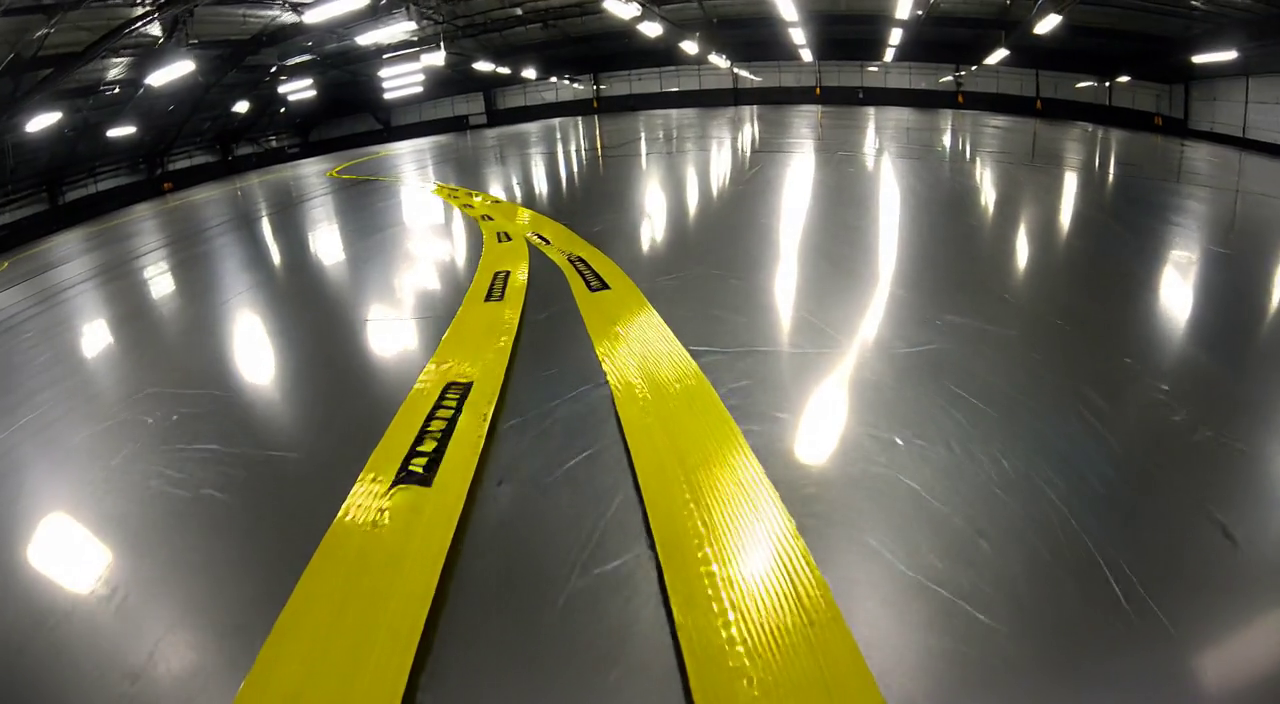
#> input picture frame 9 of videos/path_glare.mp4, 1280 x 704 px, given in place of path_asphalt.mp4, which was not available
$ python create_comparison_video.py
#> lines starting #> are read from the running program, lines starting #| are printed output that depends on the picture; after the words box and inside, x2 and y2 are one past the last pixel; in counts of white or black regions, pixels touching at a corner belong together; pictures that were not available may be replaced by others from this repository, and a replacement may not be noted
import cv2
import numpy as np
import pandas as pd

# Perception constants
YELLOW_LOWER = np.array([15, 100, 100])
YELLOW_UPPER = np.array([35, 255, 255])

# Clean professional color scheme with WHITE background
COLORS = {
    'baseline': (76, 175, 80),      # Material Green (BGR)
    'glare': (255, 152, 0),         # Material Orange (BGR)
    'mars': (156, 39, 176),         # Material Purple (BGR)
    'accent': (33, 150, 243),       # Material Blue (BGR)
    'text_dark': (33, 33, 33),      # Dark gray for text
    'text_light': (255, 255, 255),  # White for text on dark
    'bg_white': (250, 250, 250),    # Off-white background
    'card_bg': (255, 255, 255),     # White cards
    'border': (224, 224, 224),      # Light gray borders
    'detected': (0, 200, 0),        # Green
    'center': (244, 67, 54)         # Red
}


def draw_metric_row(canvas, x, y, width, label, value, color):
    """Draw a single metric row with modern design and proper spacing"""
    row_height = 65  # Generous height for breathing room
    padding_left = 16
    padding_top = 20

    # Background with subtle shadow effect
    cv2.rectangle(canvas, (x, y), (x + width, y + row_height),
                 COLORS['card_bg'], -1)

    # Border with rounded corners effect (simulated with thicker border)
    cv2.rectangle(canvas, (x, y), (x + width, y + row_height),
                 COLORS['border'], 2)

    # Left accent bar (thicker and more prominent)
    cv2.rectangle(canvas, (x, y), (x + 6, y + row_height), color, -1)

    # Label - modern font, medium size, proper weight
    label_y = y + padding_top
    cv2.putText(canvas, label, (x + padding_left, label_y),
               cv2.FONT_HERSHEY_DUPLEX, 0.45, (100, 100, 100), 1, cv2.LINE_AA)

    # Value - larger, bold, clear separation from label
    value_y = y + padding_top + 30  # 30px below label for clear separation
    cv2.putText(canvas, value, (x + padding_left, value_y),
               cv2.FONT_HERSHEY_DUPLEX, 0.75, COLORS['text_dark'], 2, cv2.LINE_AA)

    return row_height


def process_frame_with_detection(frame, scenario_data, frame_idx):
    """Process frame with yellow line detection"""

    if frame_idx < len(scenario_data):
        row = scenario_data.iloc[frame_idx]
        error = row['Error']
        motor_l = row['Motor_L']
        motor_r = row['Motor_R']
        sim_time = row['Time']
    else:
        error = 0.0
        motor_l = 3.0
        motor_r = 3.0
        sim_time = 0.0

    # Convert to HSV and detect yellow
    hsv = cv2.cvtColor(frame, cv2.COLOR_BGR2HSV)
    mask = cv2.inRange(hsv, YELLOW_LOWER, YELLOW_UPPER)

    # Calculate centroid
    moments = cv2.moments(mask)
    h, w = frame.shape[:2]

    if moments['m00'] > 0:
        cx = int(moments['m10'] / moments['m00'])

        # Draw detection line (green)
        cv2.line(frame, (cx, 0), (cx, h), COLORS['detected'], 3)

        # Draw center reference (red, dashed)
        center_x = w // 2
        dash_length = 15
        gap_length = 8
        for y in range(0, h, dash_length + gap_length):
            cv2.line(frame, (center_x, y), (center_x, min(y + dash_length, h)),
                    COLORS['center'], 2)

    return frame, error, motor_l, motor_r, sim_time


def draw_live_error_plot(canvas, x, y, width, height, error_history, colors, labels, frame_idx):
    """Draw a live error plot showing recent history"""

    # Plot background
    cv2.rectangle(canvas, (x, y), (x + width, y + height), COLORS['card_bg'], -1)
    cv2.rectangle(canvas, (x, y), (x + width, y + height), COLORS['border'], 2)

    # Title
    cv2.putText(canvas, "Real-Time Steering Error", (x + 15, y + 25),
               cv2.FONT_HERSHEY_SIMPLEX, 0.7, COLORS['text_dark'], 2, cv2.LINE_AA)

    # Plot area
    plot_x = x + 40
    plot_y = y + 50
    plot_w = width - 60
    plot_h = height - 80

    # Draw axes
    cv2.line(canvas, (plot_x, plot_y + plot_h), (plot_x + plot_w, plot_y + plot_h),
            COLORS['text_dark'], 2)  # X-axis
    cv2.line(canvas, (plot_x, plot_y), (plot_x, plot_y + plot_h),
            COLORS['text_dark'], 2)  # Y-axis

    # Draw zero line
    zero_y = plot_y + plot_h // 2
    cv2.line(canvas, (plot_x, zero_y), (plot_x + plot_w, zero_y),
            (150, 150, 150), 1, cv2.LINE_AA)

    # Y-axis labels
    cv2.putText(canvas, "+", (plot_x - 25, plot_y + 10),
               cv2.FONT_HERSHEY_SIMPLEX, 0.4, COLORS['text_dark'], 1, cv2.LINE_AA)
    cv2.putText(canvas, "0", (plot_x - 25, zero_y + 5),
               cv2.FONT_HERSHEY_SIMPLEX, 0.4, COLORS['text_dark'], 1, cv2.LINE_AA)
    cv2.putText(canvas, "-", (plot_x - 25, plot_y + plot_h - 5),
               cv2.FONT_HERSHEY_SIMPLEX, 0.4, COLORS['text_dark'], 1, cv2.LINE_AA)

    # Plot error history for each scenario
    window_size = 50  # Show last 50 frames

    for idx, (history, color, label) in enumerate(zip(error_history, colors, labels)):
        if len(history) < 2:
            continue

        # Get recent data
        recent_data = history[-window_size:] if len(history) > window_size else history

        # Normalize to plot area
        max_error = 0.15  # Scale for error values

        points = []
        for i, err in enumerate(recent_data):
            px = plot_x + int((i / window_size) * plot_w)
            # Flip Y axis (positive errors go up)
            py = zero_y - int((err / max_error) * (plot_h // 2))
            py = max(plot_y, min(plot_y + plot_h, py))  # Clamp
            points.append((px, py))

        # Draw line
        for i in range(len(points) - 1):
            cv2.line(canvas, points[i], points[i + 1], color, 2, cv2.LINE_AA)

    # Legend
    legend_x = x + width - 180
    legend_y = y + 50
    for idx, (color, label) in enumerate(zip(colors, labels)):
        ly = legend_y + idx * 25
        cv2.rectangle(canvas, (legend_x, ly), (legend_x + 20, ly + 12), color, -1)
        cv2.putText(canvas, label, (legend_x + 28, ly + 10),
                   cv2.FONT_HERSHEY_SIMPLEX, 0.4, COLORS['text_dark'], 1, cv2.LINE_AA)


def create_side_by_side_comparison_video():
    """Create 3-column video with metrics below"""

    scenarios = [
        {
            'video': 'videos/path_asphalt.mp4',
            'data': 'data/data_baseline.csv',
            'name': 'Baseline',
            'subtitle': 'Asphalt Road',
            'key': 'baseline'
        },
        {
            'video': 'videos/path_glare.mp4',
            'data': 'data/data_glare.csv',
            'name': 'Glare',
            'subtitle': 'High Reflection',
            'key': 'glare'
        },
        {
            'video': 'videos/path_mars.mp4',
            'data': 'data/data_mars.csv',
            'name': 'Mars',
            'subtitle': 'Extreme Domain',
            'key': 'mars'
        }
    ]

    print("Loading video captures and data...")

    # Initialize error history tracking
    error_history = [[], [], []]  # One for each scenario

    # Open all videos
    caps = []
    dfs = []
    total_frames = float('inf')

    for scenario in scenarios:
        cap = cv2.VideoCapture(scenario['video'])
        if not cap.isOpened():
            print(f"✗ Error opening {scenario['video']}")
            return

        caps.append(cap)
        df = pd.read_csv(scenario['data'])
#> (reads data/data_baseline.csv from the repository)
        dfs.append(df)

        frame_count = int(cap.get(cv2.CAP_PROP_FRAME_COUNT))
        total_frames = min(total_frames, frame_count, len(df))
        print(f"  {scenario['name']}: {frame_count} frames")

    # Get video properties
    fps = int(caps[0].get(cv2.CAP_PROP_FPS))
    if fps == 0:
        fps = 30

    orig_width = int(caps[0].get(cv2.CAP_PROP_FRAME_WIDTH))
    orig_height = int(caps[0].get(cv2.CAP_PROP_FRAME_HEIGHT))

    # 16:9 Full HD
    output_width = 1920
    output_height = 1080

    # Layout calculation
    header_height = 80
    footer_height = 60
    hud_height = 310  # Increased to accommodate taller metric rows with proper spacing
    margin = 15
    gap = 12  # Slightly wider gap between video columns

    # Calculate video dimensions
    available_height = output_height - header_height - footer_height - hud_height - 2 * margin
    available_width = output_width - 2 * margin - 2 * gap

    # 3 columns
    video_width = available_width // 3
    video_aspect = orig_width / orig_height
    video_height = int(video_width / video_aspect)

    # Adjust if too tall
    if video_height > available_height:
        video_height = available_height
        video_width = int(video_height * video_aspect)

    print(f"\nOutput: {output_width}x{output_height} (16:9) @ {fps} fps")
    print(f"Video panels: {video_width}x{video_height}")
    print(f"Total frames: {total_frames}")

    # Create video writer
    output_path = 'figures/comparison_video.mp4'
    fourcc = cv2.VideoWriter_fourcc(*'avc1')
    out = cv2.VideoWriter(output_path, fourcc, fps, (output_width, output_height))

    if not out.isOpened():
        print("✗ Error creating output video")
        return

    print("\nProcessing frames...")
    frame_idx = 0

    while frame_idx < total_frames:
        # Create white canvas
        canvas = np.full((output_height, output_width, 3),
                        COLORS['bg_white'], dtype=np.uint8)

        # === HEADER ===
        cv2.rectangle(canvas, (0, 0), (output_width, header_height),
                     (255, 255, 255), -1)
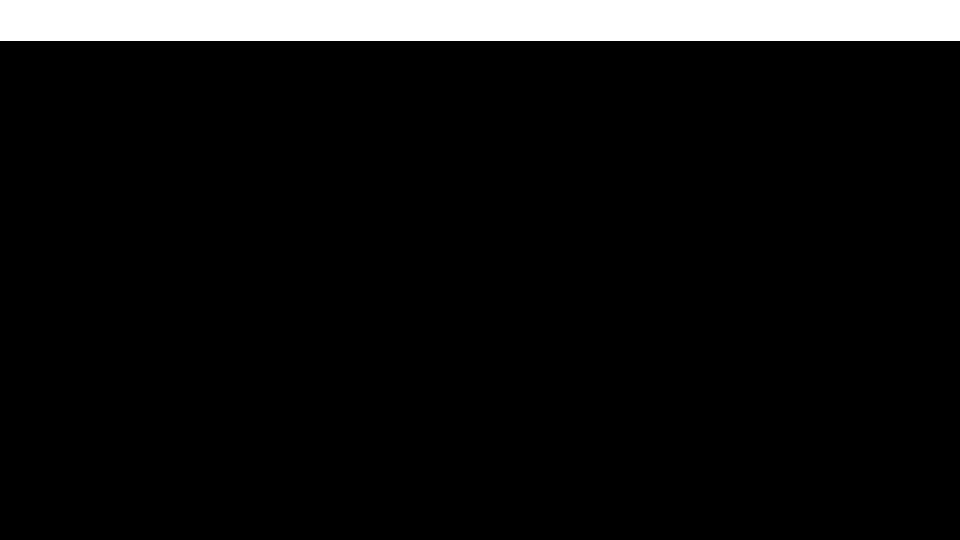
#> canvas: shape (1080, 1920, 3) (shown at 1/2 size); values 250 (black) and 255 (white), 7.5% white; 1 white region, box (x1, y1, x2, y2) and area: (0, 0, 1920, 81) 155520

        cv2.putText(canvas, "GenAI World Model Testing: Vision Perception Validation",
                   (margin, 50), cv2.FONT_HERSHEY_DUPLEX, 1.2,
                   COLORS['text_dark'], 2, cv2.LINE_AA)
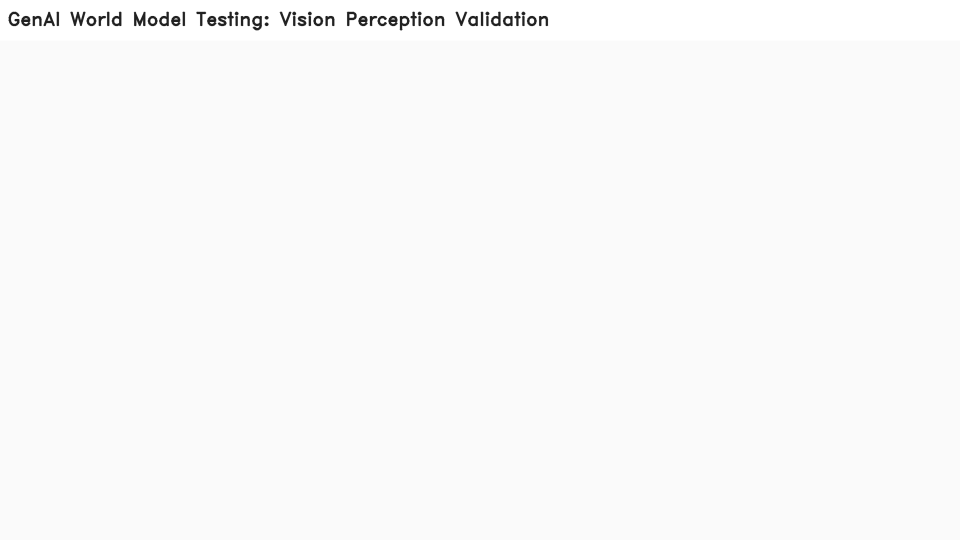
#> canvas: shape (1080, 1920, 3) (shown at 1/2 size); 0.71% of pixels changed, all inside (x1, y1, x2, y2) = (16, 23, 1097, 62)

        cv2.line(canvas, (0, header_height), (output_width, header_height),
                COLORS['border'], 2)

        # === VIDEOS (3 COLUMNS) ===
        video_y = header_height + margin

        for idx, (scenario, cap, df) in enumerate(zip(scenarios, caps, dfs)):
            ret, frame = cap.read()
            if not ret:
                break

            # Resize video
            frame = cv2.resize(frame, (video_width, video_height))

            # Process detection
            frame, error, motor_l, motor_r, sim_time = process_frame_with_detection(
                frame, df, frame_idx)

            # Track error history for plotting
            error_history[idx].append(error)

            # Calculate X position (3 columns)
            video_x = margin + idx * (video_width + gap)

            # Place video
            canvas[video_y:video_y+video_height, video_x:video_x+video_width] = frame

            # Video border with scenario color
            cv2.rectangle(canvas, (video_x, video_y),
                         (video_x + video_width, video_y + video_height),
                         COLORS[scenario['key']], 4)

            # Scenario label banner on video
            label_height = 40
            cv2.rectangle(canvas, (video_x, video_y),
                         (video_x + 160, video_y + label_height),
                         COLORS[scenario['key']], -1)
            cv2.putText(canvas, scenario['name'],
                       (video_x + 15, video_y + 27), cv2.FONT_HERSHEY_DUPLEX,
                       0.75, COLORS['text_light'], 2, cv2.LINE_AA)

            # === HUD METRICS BELOW VIDEO ===
            hud_y = video_y + video_height + 15
            row_gap = 8  # Comfortable gap between rows

            # Metric 1: Steering Error
            metric_height = draw_metric_row(canvas, video_x, hud_y,
                          video_width, "Steering Error",
                          f"{error:+.4f}", COLORS[scenario['key']])

            # Metric 2: Left Motor
            hud_y += metric_height + row_gap
            draw_metric_row(canvas, video_x, hud_y,
                          video_width, "Left Motor",
                          f"{motor_l:.2f} rad/s", COLORS['baseline'])

            # Metric 3: Right Motor
            hud_y += metric_height + row_gap
            draw_metric_row(canvas, video_x, hud_y,
                          video_width, "Right Motor",
                          f"{motor_r:.2f} rad/s", COLORS['glare'])

            # Metric 4: Time and Frame
            hud_y += metric_height + row_gap
            draw_metric_row(canvas, video_x, hud_y,
                          video_width, "Time | Frame",
                          f"{sim_time:.2f}s  |  Frame {frame_idx + 1}/{total_frames}",
                          COLORS['accent'])
#> this loop made 3 passes
#> (error, motor_l, motor_r) on passes 1 to 3: (0.0875, 3.22, 2.78), (-0.123, 2.69, 3.31), (-0.0016, 3, 3)
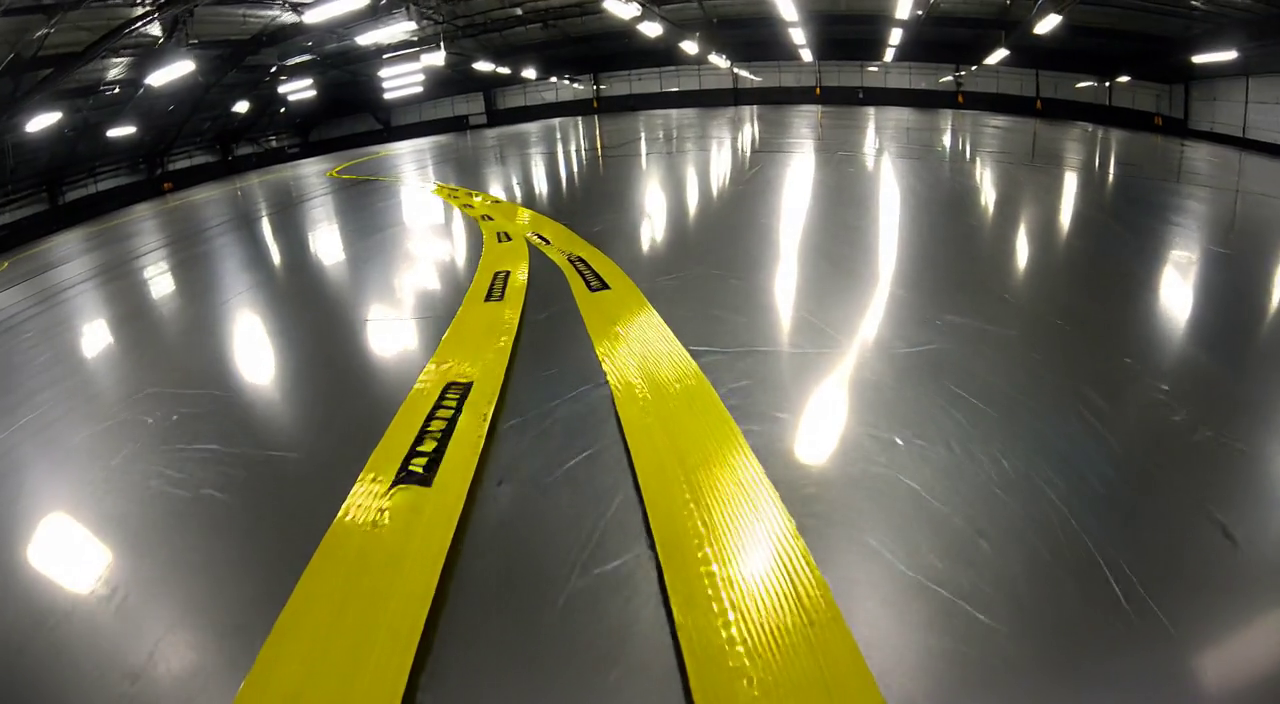
#> input picture frame 9 of videos/path_glare.mp4, 1280 x 704 px, given in place of path_asphalt.mp4, which was not available
#> pass 1, in process_frame_with_detection, `mask = cv2.inRange(hsv, YELLOW_LOWER, YELLOW_UPPER)`:
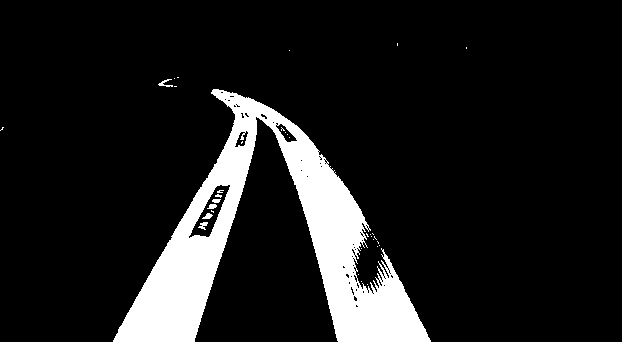
#> mask: shape (342, 622); 11.6% white; 34 white regions (28 under 20 px), largest, box (x1, y1, x2, y2) and area: (113, 89, 431, 342) 24439, (158, 79, 173, 87) 49, (198, 222, 208, 230) 42, (202, 213, 213, 219) 39, (207, 204, 217, 209) 36, (212, 199, 221, 203) 29
#> pass 1, in create_side_by_side_comparison_video, `frame, error, motor_l, motor_r, sim_time = process_frame_with_detectio..`:
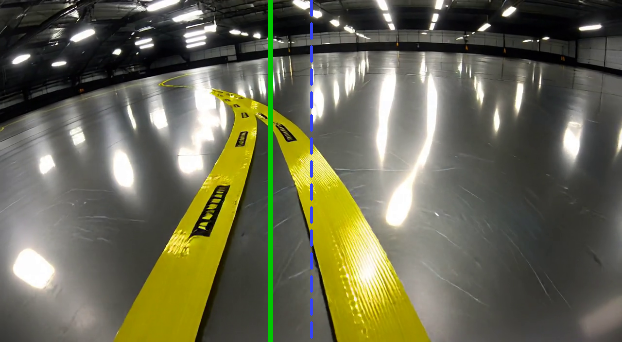
#> frame: shape (342, 622, 3); mean B, G, R 81.9, 104.8, 105.2
#> after the loop:
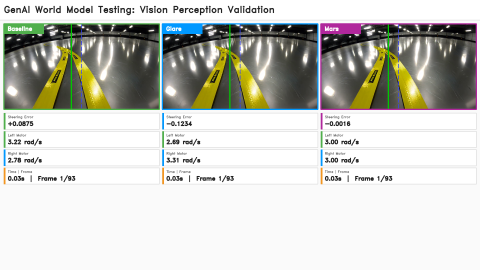
#> canvas: shape (1080, 1920, 3) (shown at 1/4 size); mean of channels 0, 1, 2 196.6, 202.7, 202; drawn as B, G, R

        # === LIVE ERROR PLOT (in the empty space) ===
        plot_x = margin
        # Calculate proper position: video_y + video_height + initial_gap + (metric_height + row_gap) * 4 + extra_spacing
        plot_y = video_y + video_height + 15 + (65 + 8) * 4 + 35  # Below metrics with generous spacing
        plot_width = output_width - 2 * margin
        plot_height = 180

        scenario_colors = [COLORS['baseline'], COLORS['glare'], COLORS['mars']]
        scenario_labels = ['Baseline', 'Glare', 'Mars']

        draw_live_error_plot(canvas, plot_x, plot_y, plot_width, plot_height,
                           error_history, scenario_colors, scenario_labels, frame_idx)
#> after the loop in draw_live_error_plot, `for idx, (color, label) in enumerate(zip(colors, labels)):`:
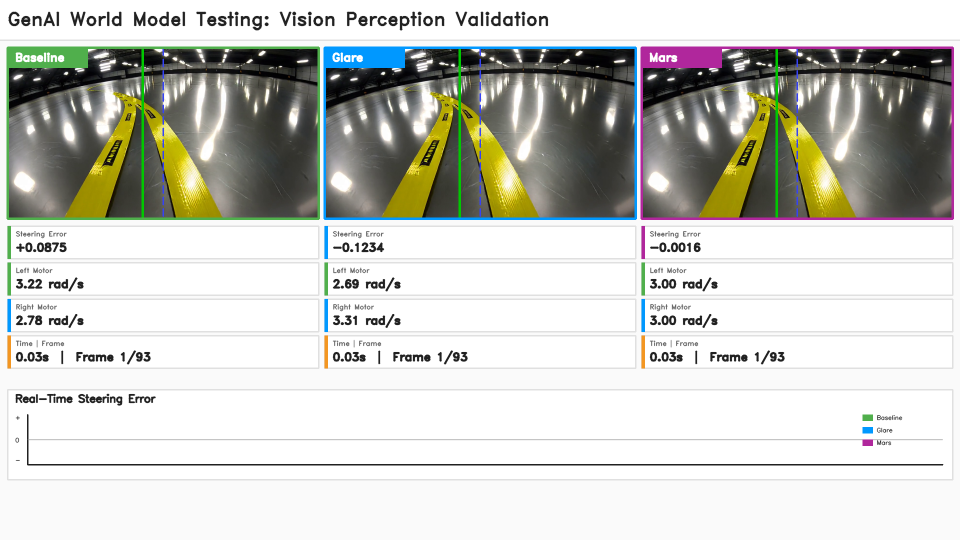
#> canvas: shape (1080, 1920, 3) (shown at 1/2 size); mean of channels 0, 1, 2 196.2, 202.3, 201.5; drawn as B, G, R

        # === FOOTER WITH PROGRESS ===
        footer_y = output_height - footer_height
        cv2.line(canvas, (0, footer_y), (output_width, footer_y),
                COLORS['border'], 2)

        # Progress bar
        progress = (frame_idx + 1) / total_frames
        bar_height = 12
        bar_y = footer_y + 20
        bar_x = margin
        bar_width = output_width - 2 * margin

        # Background
        cv2.rectangle(canvas, (bar_x, bar_y),
                     (bar_x + bar_width, bar_y + bar_height),
                     COLORS['border'], -1)

        # Progress fill
        progress_width = int(bar_width * progress)
        cv2.rectangle(canvas, (bar_x, bar_y),
                     (bar_x + progress_width, bar_y + bar_height),
                     COLORS['accent'], -1)

        # Progress text
        progress_text = f"Progress: {progress*100:.1f}%"
        cv2.putText(canvas, progress_text, (bar_x, bar_y + bar_height + 20),
                   cv2.FONT_HERSHEY_SIMPLEX, 0.5, COLORS['text_dark'], 1, cv2.LINE_AA)

        # Write frame
        out.write(canvas)

        if (frame_idx + 1) % 10 == 0:
            print(f"  Progress: {frame_idx + 1}/{total_frames} ({progress*100:.1f}%)", end='\r')

        frame_idx += 1

    print(f"\n  Progress: {frame_idx}/{total_frames} (100.0%)")

    # Cleanup
    for cap in caps:
        cap.release()
    out.release()

    print(f"\n✓ Saved: {output_path}")
    print(f"  Duration: {frame_idx / fps:.2f} seconds")
    print(f"  Resolution: {output_width}x{output_height} (16:9)")


if __name__ == "__main__":
    print("=" * 70)
    print("Creating Side-by-Side Comparison Video (3 Columns)")
    print("=" * 70)
    print()

    try:
        create_side_by_side_comparison_video()
    except Exception as e:
        print(f"\n✗ Error: {e}")
        import traceback
        traceback.print_exc()

    print("\n" + "=" * 70)
    print("Video generation complete!")
    print("=" * 70)
